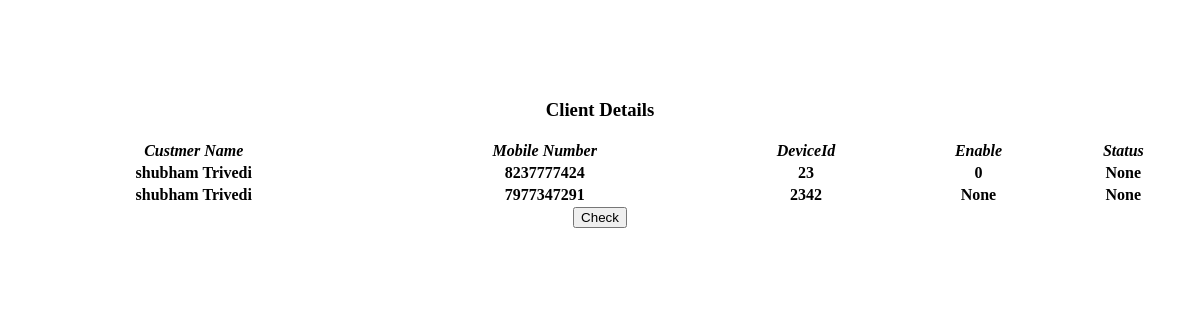
The page /show on the database as committed earlier.
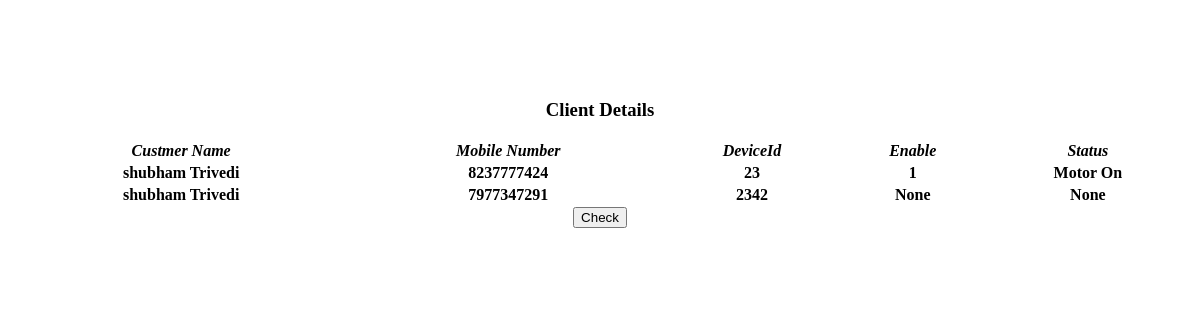
The same page on the database as committed later.
### farmer/models.py (models this page shows, shortened)
class client(models.Model):
    MobileNo = models.IntegerField(unique=True)
    CustmerName=models.CharField(max_length=20)
    Enable = models.IntegerField(null=True, blank=True)
    DeviceId=models.IntegerField(unique=True)
    AmtOfWater=models.IntegerField(null=True, blank=True)
    Status=models.CharField(max_length=10, null=True, blank=True)

### farmer/views.py (the view)
# urls.py: path('show',views.show),
def show(request):
    stack = client.objects.order_by('id')
    template = loader.get_template('receive.html')
    context = {
        'stack': stack,
    }
    return HttpResponse(template.render(context, request))

### templates/receive.html (shortened to what this page needs)
<!DOCTYPE html>
<html lang="en">
<head>
        <link rel="stylesheet" href="//cdn.rawgit.com/necolas/normalize.css/master/normalize.css">
        <link rel="stylesheet" href="//cdn.rawgit.com/milligram/milligram/master/dist/milligram.min.css">
</head>
</head>
<body>
<center>
    {% if stack %}
    <table style="width:100%;  ">
        <caption><h3><b>Client Details</b></h3></caption>
    <br>
    <br>
    <br>
        <br>
    <tr>
        <th> <i>Custmer Name</i> </th>
        <th><i> Mobile Number</i></th>
        <th><i>DeviceId</i></th>
        <th><i>Enable</i></th>
        <th><i>Status</i></th>
    </tr>
    {% for s in stack %}
    <tr>
        <th>{{ s.CustmerName }}</th>
        <th>{{ s.MobileNo }}</th>
        <th>{{ s.DeviceId }}</th>
        <th>{{ s.Enable }}</th>
        <th>{{ s.Status }}</th>
    </tr>
    {% endfor %}
    </table>
{% else %}
    <p>No stacks are available.</p>
{% endif %}
<form >
    <button type="submit" align="centre" formaction="/show" class="button button1">Check</button>
</form>
</center>
</body>
</html>

Rows that differ between the two databases and show on the page:
changed client: Enable "0" → "1"; Status "None" → "Motor On"
